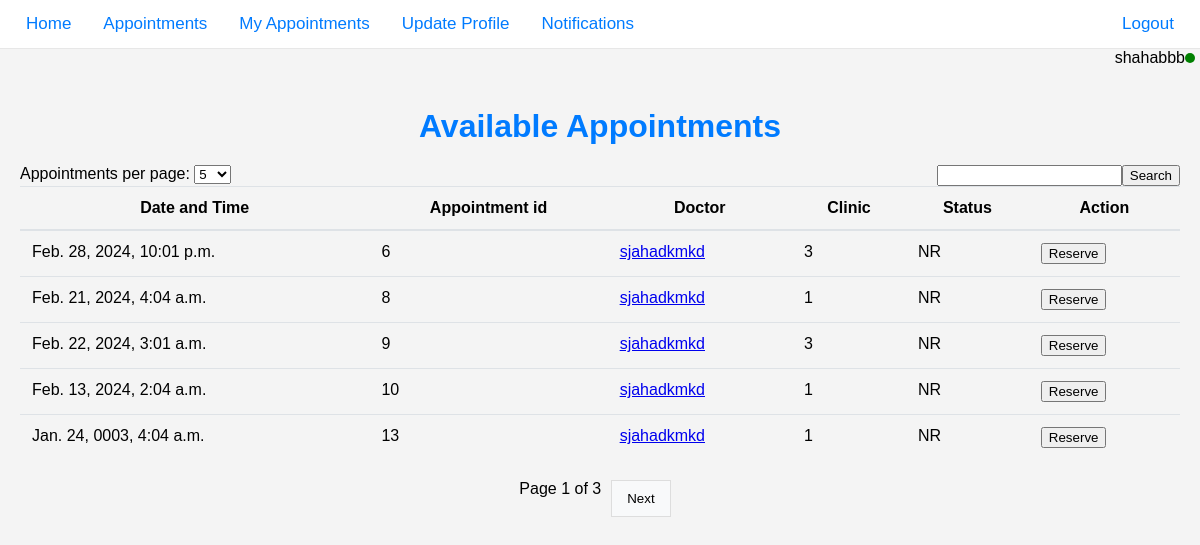
The page /appointments (signed in) on the database its author committed.
### portal_app/models.py (models this page shows)
class Appointment(models.Model):
    STATUS_CHOICE = [
        ("R", "reserved"),
        ("C", "canceled"),
        ("NR", "not reserved")
    ]
    appointment_id = models.AutoField(primary_key=True)
    clinic = models.ForeignKey(Clinic, on_delete=models.CASCADE, related_name='clinic_appointments', null=True,
                               blank=True)
    dr = models.ForeignKey(User, on_delete=models.CASCADE, related_name='doctor_appointments', null=True)
    patient_reserved = models.ForeignKey(User, on_delete=models.CASCADE, null=True, blank=True,
                                         related_name='reserved_appointments')
    reservation_time = models.DateTimeField()
    reservation_status = models.CharField(max_length=2, choices=STATUS_CHOICE, default="NR")
    pass

class User(AbstractBaseUser, PermissionsMixin):
    USER_TYPE_CHOICES = [
        ("P", "patient"),
        ("C", "Clinic staff")
    ]
    username = models.CharField(max_length=20, unique=True,
                                validators=[validators.MinLengthValidator(5), validators.MaxLengthValidator(20),
                                            validators.RegexValidator(r'^[A-Za-z0-9_]*[a-zA-Z]+[A-Za-z0-9_]*$')])
    password = models.CharField(max_length=50, validators=[validators.MinLengthValidator(8)])
    user_type = models.CharField(max_length=1, choices=USER_TYPE_CHOICES)
    phone_number = models.CharField(max_length=11, null=False, validators=[phone_validator])
    email = models.EmailField(max_length=254, null=True, validators=[validators.EmailValidator()], blank=True)
    age = models.IntegerField(null=False)
    is_staff = models.BooleanField(default=False)
    objects = CustomUserManager()
    USERNAME_FIELD = 'username'
    REQUIRED_FIELDS = ['phone_number', 'age', 'user_type']
    def __str__(self):
        return self.username

### portal_app/views.py (the view, shortened to what this page needs)
# urls.py: path('appointments', views.appointments, name='appointments'),
@user_type_required('P')
@login_required(login_url='/login/')
def appointments(request):
    appointments_ = Appointment.objects.filter(reservation_status="NR")
    page_size = request.GET.get('size', 5)
    paginator = Paginator(appointments_, page_size)
    page_number = request.GET.get('page')
    try:
        appointments_ = paginator.page(page_number)
    except PageNotAnInteger:
        appointments_ = paginator.page(1)
    except EmptyPage:
        appointments_ = paginator.page(paginator.num_pages)
    context['unread_count'] = unread_notifications_count(request)
    context['appointments'] = appointments_
    return render(request, 'appointments.html', context)

### portal_app/views.py (called while the page is built)
def unread_notifications_count(request):
    if request.user.is_authenticated:
        unread_count = request.user.notification_set.filter(read=False).count()
    else:
        unread_count = 0
    return unread_count

def user_type_required(user_type):
    def decorator(view_func):
        @wraps(view_func)
        def _wrapped_view(request, *args, **kwargs):
            if not request.user.is_authenticated:
                return redirect('login')
            if getattr(request.user, 'user_type', None) != user_type:
                return HttpResponseForbidden("You do not have permission to view this page.")
            return view_func(request, *args, **kwargs)
        return _wrapped_view
    return decorator

### templates/appointments.html (shortened to what this page needs)
{% load static %}
<!DOCTYPE html>
<html lang="en">
<head>
<link rel="stylesheet" href="{% static 'styles.css' %}">
</head>
<body>
<div class="navbar">
    <a href="{% url 'home' %}">Home</a>
    <a href="{% url 'appointments' %}" class="active">Appointments</a>
    <a href="{% url 'my_appointments' %}">My Appointments</a>
    <a href="{% url 'update_profile' %}">Update Profile</a>
            <a href="{% url 'notification_center' %}">
        Notifications
    </a>
    <a href="{% url 'logout' %}" style="float: right;">Logout</a>
</div>
        <div class="user-bar">
            <span id="username"></span>
            <div class="green-light"></div>
        </div>
<div class="content">
    <h1>Available Appointments</h1>
<form class="add_your_class" method="GET" action="" >
    <button class="add_your_class" type="submit" style="float: right;"> Search </button>
    <input class="add_your_class" type="search" name="search" style="float: right;">
</form>
    <label for="page-size">Appointments per page:</label>
    <select id="page-size" onchange="changePageSize(this.value)">
        <option value="5">5</option>
    </select>
    <table class="appointments-table">
        <thead>
            <tr>
                <th>Date and Time</th>
                <th>Appointment id</th>
                <th>Doctor</th>
                <th>Clinic</th>
                <th>Status</th>
                <th>Action</th>
            </tr>
        </thead>
        <tbody>
            {% for appointment in appointments %}
            <tr>
                <td>{{ appointment.reservation_time }}</td>
                <td>{{ appointment.appointment_id }}</td>
                <td><a href="{% url 'doctor_profile' appointment.dr.id %}">{{ appointment.dr }}</a></td>
                <td>{{ appointment.clinic_id }}</td>
                <td>{{ appointment.reservation_status }}</td>
                <td><button type="button" onclick="bookAppointment('{{ appointment.appointment_id }}')">Reserve</button></td>
            </tr>
            {% endfor %}
        </tbody>
    </table>
    <div class="pagination">
        <span>Page {{ appointments.number }} of {{ appointments.paginator.num_pages }}</span>
        {% if appointments.has_next %}
            <button onclick="location.href='?page={{ appointments.next_page_number }}'">Next</button>
        {% endif %}
    </div>
</div>
</body>
</html>

### portal_app/static/styles.css (style rules this page uses)
body, html { height: 100%; margin: 0; font-family: Arial, sans-serif; background: #f4f4f4; }
.navbar { background-color: #FFF; overflow: hidden; border-bottom: 1px solid #e7e7e7; padding: 0 10px; }
.navbar a { float: left; display: block; text-align: center; padding: 14px 16px; text-decoration: none; font-size: 17px; color: #007bff; }
.content { padding: 20px; }
.content h1 { color: #007bff; text-align: center; margin-bottom: 20px; }
.appointments-table { width: 100%; margin-bottom: 1rem; background-color: transparent; border-collapse: collapse; }
.appointments-table th, .appointments-table td { padding: 0.75rem; vertical-align: top; border-top: 1px solid #dee2e6; }
.appointments-table thead th { vertical-align: bottom; border-bottom: 2px solid #dee2e6; }
.pagination { display: flex; justify-content: center; margin-top: 20px; }
.pagination button { padding: 10px 15px; margin: 0 10px; border: 1px solid #ddd; background: #f8f9fa; cursor: pointer; }
.user-bar { position: relative; display: flex; align-items: center; justify-content: flex-end; }
.green-light { width: 10px; height: 10px; border-radius: 50%; background-color: green; margin-right: 5px; }

### templates/appointments.html (style rules this page uses)
.user-bar { position: relative; display: flex; align-items: center; justify-content: flex-end; }
.green-light { width: 10px; height: 10px; border-radius: 50%; background-color: green; margin-right: 5px; }

### rows shown on the page
Appointment: reservation_time "Feb. 28, 2024, 10:01 p.m.", appointment_id "6", dr "sjahadkmkd", clinic_id "3", reservation_status "NR"
Appointment: reservation_time "Feb. 21, 2024, 4:04 a.m.", appointment_id "8", dr "sjahadkmkd", clinic_id "1", reservation_status "NR"
Appointment: reservation_time "Feb. 22, 2024, 3:01 a.m.", appointment_id "9", dr "sjahadkmkd", clinic_id "3", reservation_status "NR"
Appointment: reservation_time "Feb. 13, 2024, 2:04 a.m.", appointment_id "10", dr "sjahadkmkd", clinic_id "1", reservation_status "NR"
Appointment: reservation_time "Jan. 24, 0003, 4:04 a.m.", appointment_id "13", dr "sjahadkmkd", clinic_id "1", reservation_status "NR"

### other values the page prints
{{ appointments.number }} "1"
{{ appointments.paginator.num_pages }} "3"
